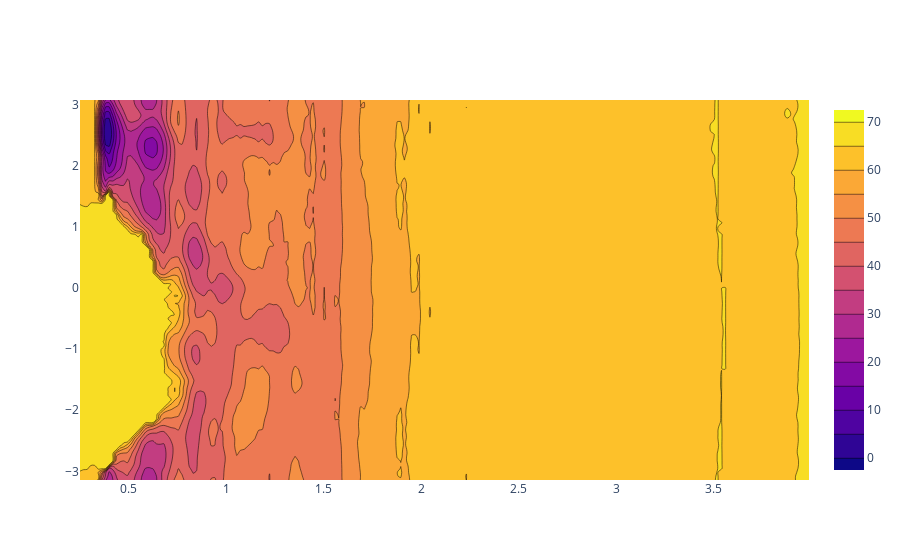

Notebook cell for this chart:
### Code cell
#plot 1D or 2D FES
########## Select here plot type (simple, surface, or contour) ###########
plot_type = 'contour'
############################################
#Minimum value of the fes (if you used mintozero option in the sum_hills command then set to 0)
min_fes = 0
#Maximum value of the fes in the explored phase space
max_fes = 70
#Contour plot resolution, default kJ/mol
contour_stride = 5

data = np.loadtxt("./data/post-processing/2D-distance.dat", comments="#", unpack=True)
nbins_cv1 = int(np.loadtxt("./data/post-processing/2D-distance.dat", unpack=True,
                       skiprows=3, max_rows=1, comments=None, dtype=str, usecols=(3)))
cv1 = data[0]

if plot_type == "surface" or plot_type == "contour":
    cv2 = data[1]
    energy = data[2]
    e_lims = np.reshape(energy, (-1, nbins_cv1))
    cv1_lims = np.linspace(np.min(cv1), np.max(cv1), e_lims.shape[1])
    cv2_lims = np.linspace(np.min(cv2), np.max(cv2), e_lims.shape[0])
else:
    energy = data[1]
    e_lims = energy

#3D view of the 2D free-energy surface
if plot_type == "surface":
    fig = go.Figure(data=[go.Surface(z=e_lims, x=cv1_lims, y=cv2_lims, cmin=min_fes, cmax=max_fes)])
    fig.update_layout(
    scene = dict(zaxis = dict(nticks=4, range=[min_fes,max_fes],),))
    fig.update_traces(contours_z=dict(show=True, usecolormap=True,
                                  highlightcolor="limegreen", project_z=True, size=0.05))
    fig.show()

#Map view of the previous graph

elif plot_type == "contour":
    fig = go.Figure(data=go.Contour(z=e_lims, x=cv1_lims, y=cv2_lims, contours=dict(start=min_fes, end=max_fes, size=contour_stride)))
    fig.show()

else:
    plt.plot(cv1, energy)
    plt.show()

### Figure 1 — Plotly figure (JSON) as saved in the notebook; plotly's stock layout.template omitted (floating-point values rounded to 4 significant figures; data arrays with more than 128 entries replaced by an {"elided": "..."} marker saying what was removed)
{"data": [{"contours": {"end": 70, "size": 5, "start": 0}, "type": "contour", "x": {"elided": "201 float values"}, "y": [-3.142, -3.079, -3.016, -2.953, -2.89, -2.827, -2.765, -2.702, -2.639, -2.576, -2.513, -2.45, -2.388, -2.325, -2.262, -2.199, -2.136, -2.073, -2.011, -1.948, -1.885, -1.822, -1.759, -1.696, -1.634, -1.571, -1.508, -1.445, -1.382, -1.319, -1.257, -1.194, -1.131, -1.068, -1.005, -0.9425, -0.8796, -0.8168, -0.754, -0.6912, -0.6283, -0.5655, -0.5027, -0.4398, -0.377, -0.3142, -0.2513, -0.1885, -0.1257, -0.06283, 0, 0.06283, 0.1257, 0.1885, 0.2513, 0.3142, 0.377, 0.4398, 0.5027, 0.5655, 0.6283, 0.6912, 0.754, 0.8168, 0.8796, 0.9425, 1.005, 1.068, 1.131, 1.194, 1.257, 1.319, 1.382, 1.445, 1.508, 1.571, 1.634, 1.696, 1.759, 1.822, 1.885, 1.948, 2.011, 2.073, 2.136, 2.199, 2.262, 2.325, 2.388, 2.45, 2.513, 2.576, 2.639, 2.702, 2.765, 2.827, 2.89, 2.953, 3.016, 3.079], "z": {"elided": "100x201 float values"}}], "layout": {}}
